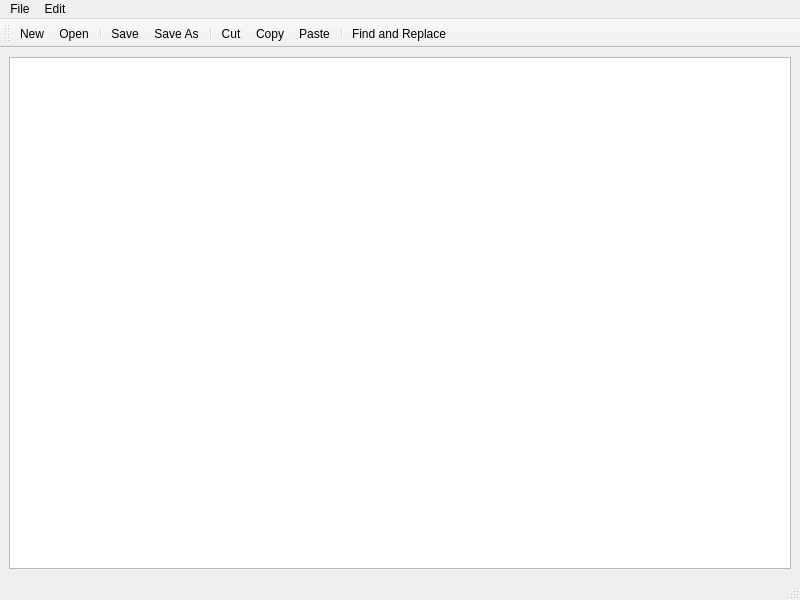
<?xml version="1.0" encoding="UTF-8"?>
<ui version="4.0">
 <class>MainWindow</class>
 <widget class="QMainWindow" name="MainWindow">
  <property name="geometry">
   <rect>
    <x>0</x>
    <y>0</y>
    <width>800</width>
    <height>600</height>
   </rect>
  </property>
  <property name="windowTitle">
   <string>MainWindow</string>
  </property>
  <widget class="QWidget" name="centralwidget">
   <layout class="QHBoxLayout" name="horizontalLayout">
    <item>
     <widget class="QTextEdit" name="textEdit"/>
    </item>
   </layout>
  </widget>
  <widget class="QMenuBar" name="menubar">
   <property name="geometry">
    <rect>
     <x>0</x>
     <y>0</y>
     <width>800</width>
     <height>22</height>
    </rect>
   </property>
   <widget class="QMenu" name="menuFile">
    <property name="title">
     <string>File</string>
    </property>
    <addaction name="actionNew"/>
    <addaction name="actionOpen"/>
    <addaction name="separator"/>
    <addaction name="actionSave"/>
    <addaction name="actionSave_As"/>
   </widget>
   <widget class="QMenu" name="menuEdit">
    <property name="title">
     <string>Edit</string>
    </property>
    <addaction name="actionCut"/>
    <addaction name="actionCopy"/>
    <addaction name="actionPaste"/>
    <addaction name="separator"/>
    <addaction name="actionUndo"/>
    <addaction name="actionRedo"/>
    <addaction name="actionFind_Replace"/>
   </widget>
   <addaction name="menuFile"/>
   <addaction name="menuEdit"/>
  </widget>
  <widget class="QStatusBar" name="statusbar"/>
  <widget class="QToolBar" name="toolBar">
   <property name="windowTitle">
    <string>toolBar</string>
   </property>
   <attribute name="toolBarArea">
    <enum>TopToolBarArea</enum>
   </attribute>
   <attribute name="toolBarBreak">
    <bool>false</bool>
   </attribute>
   <addaction name="actionNew"/>
   <addaction name="actionOpen"/>
   <addaction name="separator"/>
   <addaction name="actionSave"/>
   <addaction name="actionSave_As"/>
   <addaction name="separator"/>
   <addaction name="actionCut"/>
   <addaction name="actionCopy"/>
   <addaction name="actionPaste"/>
   <addaction name="separator"/>
   <addaction name="actionFind_Replace"/>
  </widget>
  <action name="actionNew">
   <property name="icon">
    <iconset resource="Resources.qrc">
     <normaloff>:/icon/png/file-add.png</normaloff>:/icon/png/file-add.png</iconset>
   </property>
   <property name="text">
    <string>New</string>
   </property>
  </action>
  <action name="actionSave">
   <property name="icon">
    <iconset resource="Resources.qrc">
     <normaloff>:/icon/png/post.png</normaloff>:/icon/png/post.png</iconset>
   </property>
   <property name="text">
    <string>Save</string>
   </property>
  </action>
  <action name="actionSave_As">
   <property name="icon">
    <iconset resource="Resources.qrc">
     <normaloff>:/icon/png/post-add.png</normaloff>:/icon/png/post-add.png</iconset>
   </property>
   <property name="text">
    <string>Save As</string>
   </property>
  </action>
  <action name="actionCut">
   <property name="icon">
    <iconset resource="Resources.qrc">
     <normaloff>:/icon/png/scissor.png</normaloff>:/icon/png/scissor.png</iconset>
   </property>
   <property name="text">
    <string>Cut</string>
   </property>
  </action>
  <action name="actionCopy">
   <property name="icon">
    <iconset resource="Resources.qrc">
     <normaloff>:/icon/png/copy.png</normaloff>:/icon/png/copy.png</iconset>
   </property>
   <property name="text">
    <string>Copy</string>
   </property>
  </action>
  <action name="actionPaste">
   <property name="icon">
    <iconset resource="Resources.qrc">
     <normaloff>:/icon/png/clipboard.png</normaloff>:/icon/png/clipboard.png</iconset>
   </property>
   <property name="text">
    <string>Paste</string>
   </property>
  </action>
  <action name="actionUndo">
   <property name="icon">
    <iconset resource="Resources.qrc">
     <normaloff>:/icon/png/corner-down-left.png</normaloff>:/icon/png/corner-down-left.png</iconset>
   </property>
   <property name="text">
    <string>Undo</string>
   </property>
  </action>
  <action name="actionRedo">
   <property name="icon">
    <iconset resource="Resources.qrc">
     <normaloff>:/icon/png/corner-down-right.png</normaloff>:/icon/png/corner-down-right.png</iconset>
   </property>
   <property name="text">
    <string>Redo</string>
   </property>
  </action>
  <action name="actionOpen">
   <property name="icon">
    <iconset resource="Resources.qrc">
     <normaloff>:/icon/png/floder.png</normaloff>:/icon/png/floder.png</iconset>
   </property>
   <property name="text">
    <string>Open</string>
   </property>
   <property name="toolTip">
    <string>Open</string>
   </property>
   <property name="menuRole">
    <enum>QAction::MenuRole::NoRole</enum>
   </property>
  </action>
  <action name="actionFind_Replace">
   <property name="icon">
    <iconset resource="Resources.qrc">
     <normaloff>:/icon/png/swap.png</normaloff>:/icon/png/swap.png</iconset>
   </property>
   <property name="text">
    <string>Find and Replace</string>
   </property>
  </action>
 </widget>
 <resources>
  <include location="Resources.qrc"/>
 </resources>
 <connections/>
</ui>
